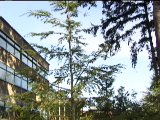
%> input picture Microsoft DataSets/WavingTrees/b00009.bmp, 160 x 120 px; its folder holds 4 pictures in this run
$ octave loadImages.m   (GNU Octave 9; MATLAB toolbox functions it lacks are replaced by stand-ins)
%> lines starting %> are read from the running program, lines starting %| are printed output that depends on the picture
imagefiles = dir('*.bmp');
%nfiles = length(imagefiles);    % Number of files found
nfiles = 287;%inliers
graycells = cell(1,nfiles-1) ;
rgbcells = cell(1,nfiles-1) ;
%%
for ii=1:nfiles
   currentfilename = imagefiles(ii).name;
   currentimage = imread(currentfilename);
%> currentimage is the input picture: size 120x160x3 uint8; mean R, G, B 136.2, 146.1, 146
   %resize image by 1/8
   currentimage = imresize(currentimage,0.2);
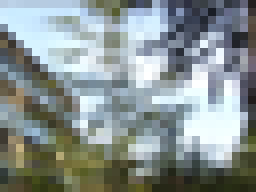
%> currentimage: size 24x32x3 uint8 (shown 8 times larger); mean R, G, B 136.3, 146.3, 145.9
   [rows,cols,dim] = size(currentimage);
%> rows = 24; cols = 32; dim = 3
   bwimage = reshape(rgb2gray(currentimage),[rows*cols,1]);
%> bwimage = 768 values, max 255 at index 442, min 29 at index 626, mean 143.3
   graycells {ii} = bwimage;
   % [5 lines of commented-out code are left out]
   images{ii} = currentimage;
end
%> pass 2 of the loop `for ii=1:nfiles`:
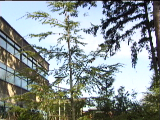
%> input picture Microsoft DataSets/WavingTrees/b00013.bmp, 160 x 120 px
%> currentimage is the input picture: size 120x160x3 uint8; mean R, G, B 136.2, 146, 145.8
%> `currentimage = imresize(currentimage,0.2);`:
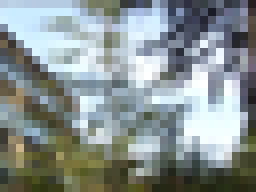
%> currentimage: size 24x32x3 uint8 (shown 8 times larger); mean R, G, B 136.3, 146.2, 145.7
%> bwimage = 768 values, max 255 at index 442, min 28 at index 626, mean 143.2
%> pass 3 of the loop `for ii=1:nfiles`:
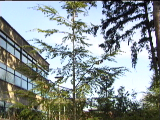
%> input picture Microsoft DataSets/WavingTrees/b00015.bmp, 160 x 120 px
%> currentimage is the input picture: size 120x160x3 uint8; mean R, G, B 136.1, 146, 146
%> `currentimage = imresize(currentimage,0.2);`:
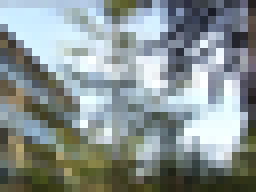
%> currentimage: size 24x32x3 uint8 (shown 8 times larger); mean R, G, B 136.2, 146.2, 146
%> bwimage = 768 values, max 255 at index 611, min 28 at index 626, mean 143.2
%> (the run ends here)
